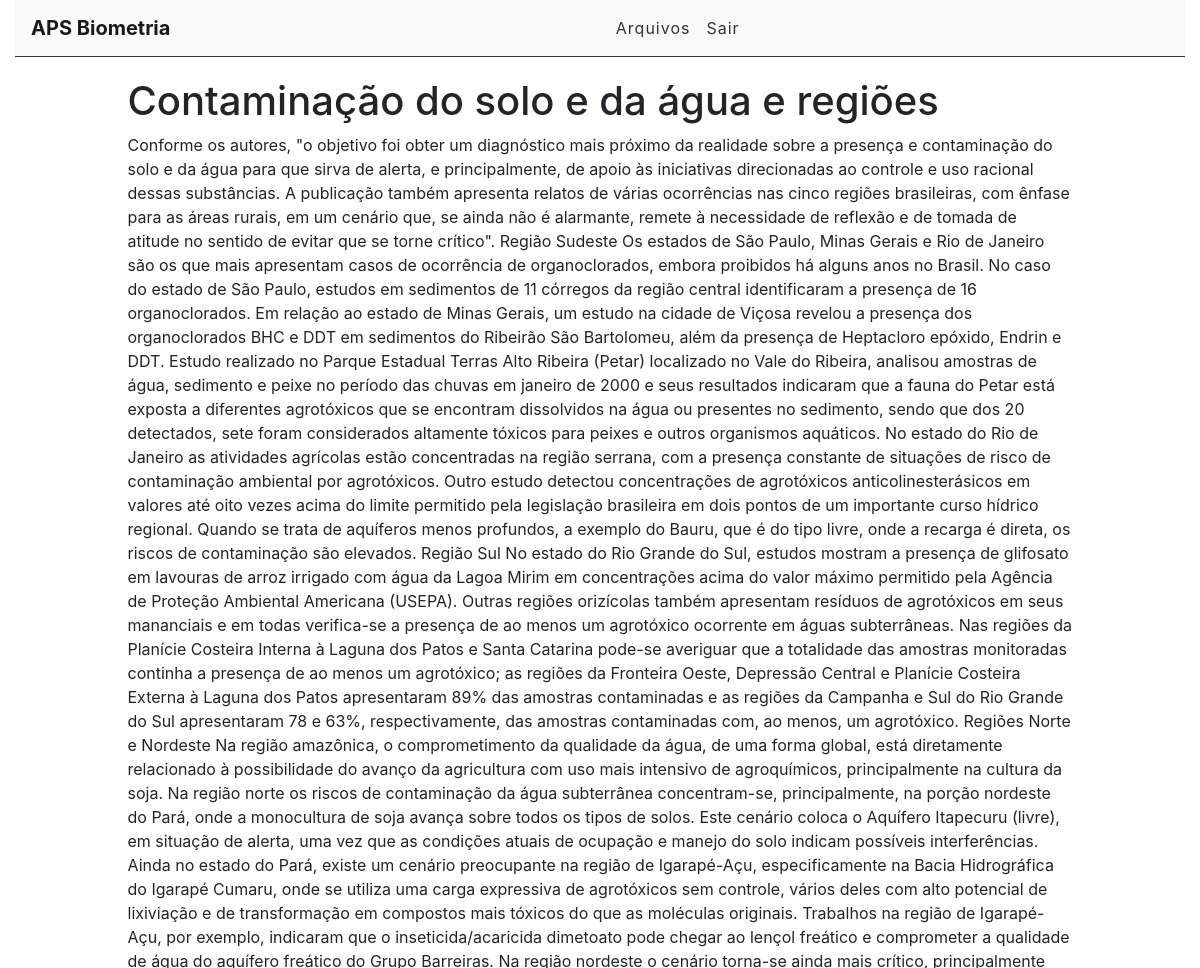
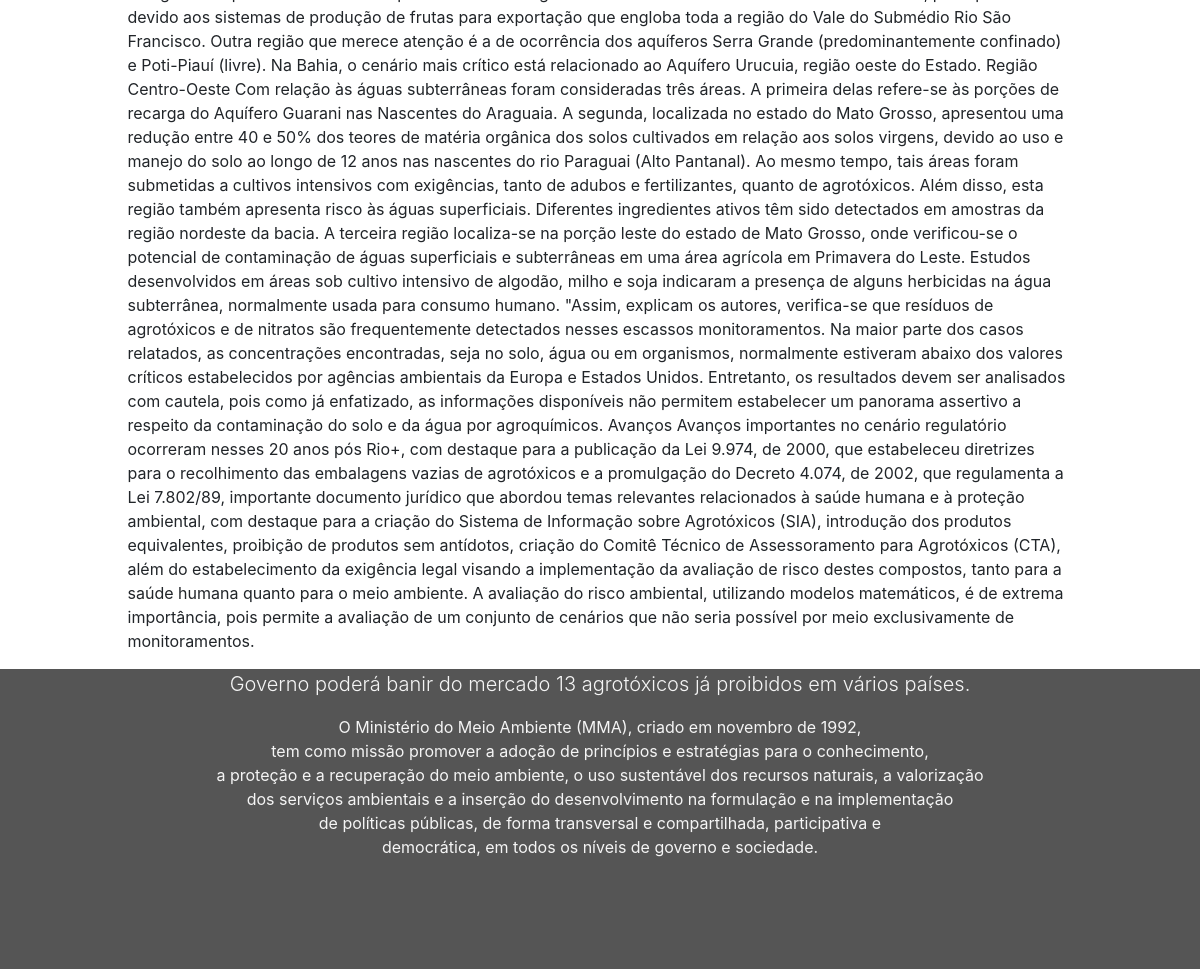
Screenshot of /arquivo/11 (signed in) with the database file from the repository (2 pictures, top to bottom).
### arquivos/models.py (models this page shows, shortened)
class Arquivo(models.Model):
    STATUS = (
        ('rest', 'Restrito'),
        ('prot', 'Protegido'),
        ('publ', 'Publico')
    )
    title = models.CharField(max_length=255)
    descrição = models.TextField()
    categoria = models.CharField(
        max_length=4,
        choices=STATUS,
    )
    user = models.ForeignKey(get_user_model(), on_delete=models.CASCADE)
    created_at = models.DateTimeField(auto_now_add=True)
    update_at = models.DateTimeField(auto_now=True)

### arquivos/views.py (the view)
# urls.py: path('arquivo/<int:id>', views.arquivoView, name='arquivo-view'), # url's (rota) e nome da view
@login_required
def arquivoView(request,id): # retorna os dados do banco ou retorna erro
    arquivo = get_object_or_404(Arquivo, pk=id) # pega somente um objeto do banco e envia
    return render(request, 'arquivos/arquivo.html', {'arquivo': arquivo}) # envia dados para template

### arquivos/templates/arquivos/arquivo.html (shortened to what this page needs)
{% extends 'base.html' %}
{% block content %}
<div class="offset-1 col-10 list-div">
    <h1>{{arquivo.title}}</h1>
    <p>{{arquivo.descrição}}</p>
</div>
{% endblock%}

### rows the page displays
Arquivo: title "Contaminação do solo e da água e regiões", descrição "Conforme os autores, \"o objetivo foi obter um diagnóstico mais próximo da realidade sobre a presença e contaminação do solo e da água para que sirva de alerta, e principalmente, de apoio às iniciativas direcionadas ao controle e uso racional dessas substâncias. A publicação também apresenta relatos de várias ocorrências nas cinco regiões brasileiras, com ênfase para as áreas rurais, em um cenário que, se ainda não é alarmante, remete à necessidade de reflexão e de tomada de atitude no sentido de evitar que se torne crítico\". Região Sudeste Os estados de São Paulo, Minas Gerais e Rio de Janeiro são os que mais apresentam casos de ocorrência de organoclorados, embora proibidos há alguns anos…"
